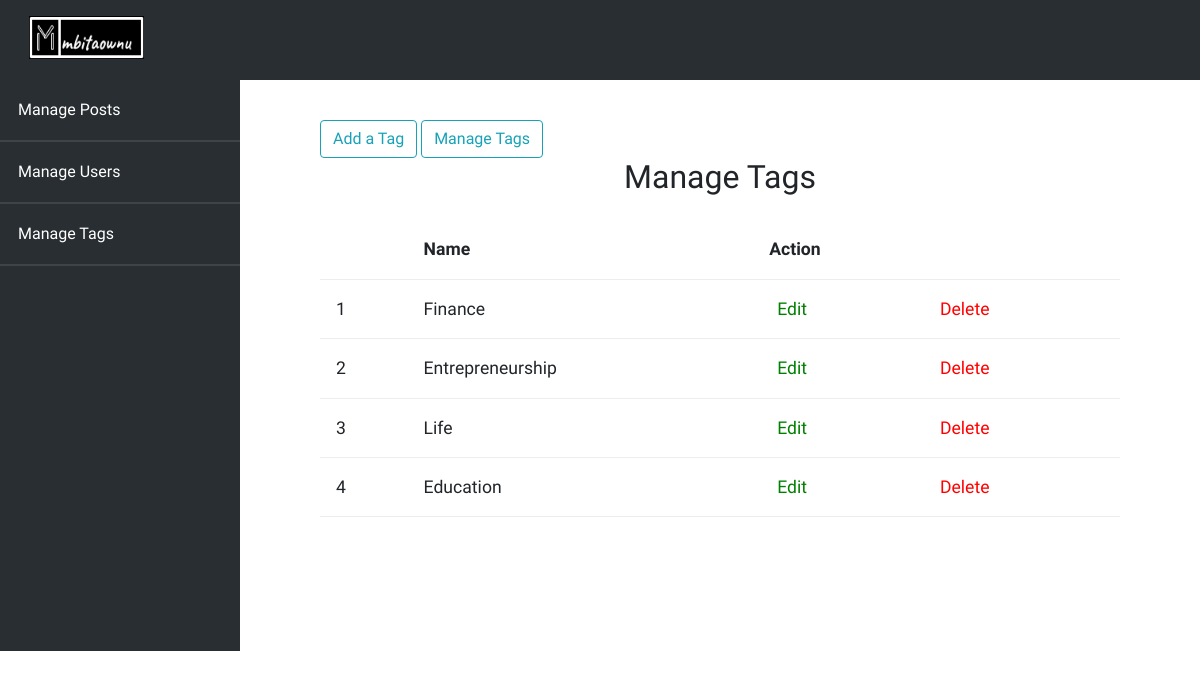
The app's page /admin/topics/index.php with its own data.
### tables this page shows
CREATE TABLE `topics` (
  `id` int(11) NOT NULL,
  `name` varchar(100) NOT NULL,
  `description` varchar(256) NOT NULL
);

### app/controllers/topics.php (called while the page is built, shortened)
<?php
include(ROOT_PATH . "/app/database/db.php");
$table = 'topics';
$topics = selectAll($table);

### app/database/db.php (called while the page is built, shortened)
<?php
require('connect.php');
function selectAll($table, $conditions = [])
{
    global $conn;
    $sql = "SELECT * FROM $table";
    if (empty($conditions)) {
        $stmt = $conn->prepare($sql);
        $stmt->execute();
        return $stmt->get_result()->fetch_all(MYSQLI_ASSOC);
    }
}

### admin/topics/index.php (the view, shortened to what this page needs)
<?php
include (ROOT_PATH. '/app/controllers/topics.php');
?>
<!DOCTYPE html>
<html lang="en">
<head>
    <link rel="stylesheet" href="https://stackpath.bootstrapcdn.com/font-awesome/4.7.0/css/font-awesome.min.css"
>
    <link rel="stylesheet" href="https://stackpath.bootstrapcdn.com/bootstrap/4.5.2/css/bootstrap.min.css"
>
    <link rel="stylesheet" href="../../assets/css/styles.css">
    <link rel="stylesheet" href="../../assets/css/admin.css">
</head>
<body>
<?php include(ROOT_PATH . "/app/includes/adminHeader.php") ?>
<div class="admin-wrapper">
    <?php include(ROOT_PATH . "/app/includes/adminSideBar.php") ?>
    <div class="admin-content">
        <div class="button-group">
            <a href="create.php" class="btn btn-outline-info">Add a Tag</a>
            <a href="index.php" class="btn btn-outline-info">Manage Tags</a>
        </div>
        <div class="content">
            <h2 class="page-title">Manage Tags</h2>
            <table>
                <thead>
                <th></th>
                <th>Name</th>
                <th colspan="2">Action</th>
                </thead>
                <tbody>
                <?php foreach ($topics as $key => $topic):?>
                <tr>
                    <td><?php echo $key + 1;?></td>
                    <td><?php echo $topic['name'];?></td>
                    <td><a href="edit.php?id=<?php echo $topic['id'];?>" id="edit">Edit</a></td>
                    <td><a href="index.php?del_id=<?php echo $topic['id'];?>" id="delete">Delete</a></td>
                </tr>
                <?php endforeach;?>
                </tbody>
            </table>
        </div>
    </div>
</div>
</body>
</html>

### assets/css/styles.css (style rules this page uses)
* { box-sizing: border-box; }
body { font-family: 'Work Sans', sans-serif; padding: 0px; margin: 0px; }

### assets/css/admin.css (style rules this page uses)
.admin-wrapper { display: flex; height: calc(100% - 66px); }
.admin-wrapper .admin-content { flex: 8; height: calc(100%- 10vh); padding: 2.5rem 5rem 5rem; overflow-y: auto; margin-left: 20vw; }
.admin-content .page-title { text-align: center; margin-bottom: 1.5rem; }
table { width: 100%; border-collapse: collapse; font-size: 1.1rem; }
th, td { padding: 1rem; text-align: left; border-bottom: 1px solid rgb(238, 236, 236); }
#edit { color: green; padding: .5rem; }
#delete { color: red; padding: .5rem; }

### records on screen
topics: name "Finance"
topics: name "Entrepreneurship"
topics: name "Life"
topics: name "Education"
